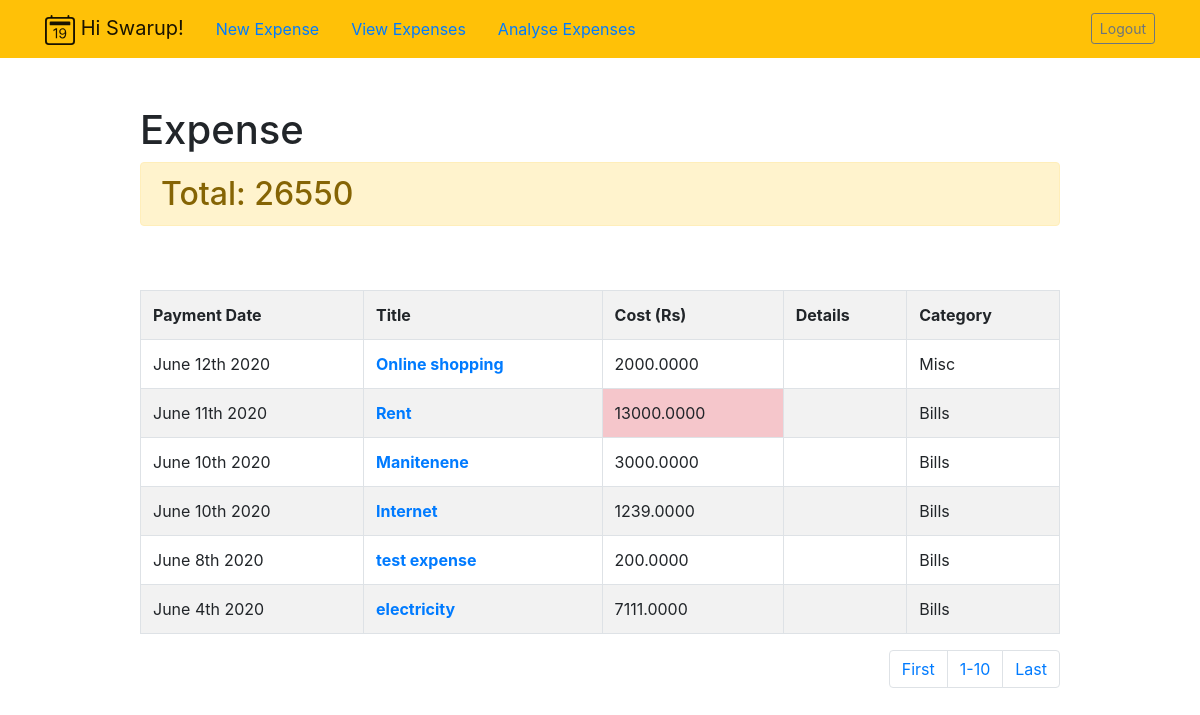
The page /expenses/current/1 (signed in) on the database its author committed.
### expenses/models.py (models this page shows, shortened)
class expense(models.Model):
    title = models.CharField(max_length=100)
    details = models.TextField(blank=True)
    value = models.DecimalField(max_digits=10, decimal_places=4, default =0)
    paymentdate = models.DateTimeField(null=True, blank = True)
    category = models.CharField(max_length=100)
    user = models.ForeignKey(User, on_delete=models.CASCADE)

### expenses/views.py (the view)
# urls.py: path('current/<int:pagination_k>',views.currentexpensespage,name = "currentexpensespage"),
@login_required
def currentexpensespage(request, pagination_k = 1, n=10):
    allexpenses = expense.objects.filter(user=request.user).order_by('-paymentdate')
    maxcount = allexpenses.count
    pagination_list = range(0, len(allexpenses),n)
    if pagination_k==0:
        import pandas as pd
        df=pd.DataFrame(list(allexpenses.values('title','details','value','paymentdate','category')))
        df.to_csv('fullpath_file.csv',index=False)
        pagination_k=1
    else:
        import pandas as pd
        df=pd.DataFrame(list(allexpenses.values('title','details','value','paymentdate','category')))
    allexpenses = allexpenses[((pagination_k//10)*n):(pagination_k+n)]
    if len(allexpenses)>0:
        return render(request,'expenses/currentexpenses.html',{'expenses':allexpenses, 'pagei':pagination_list, 'n':n, 'maxcount':maxcount, 'Total':int(sum(df.value))})
    else:
        return redirect('currentexpenses')

### expenses/templates/expenses/currentexpenses.html
{% extends 'userdata/base.html' %}
{% block content %}
  <div class="row justify-content-center mt-5">
        <div class="col-md-10">
            {% if expenses %}
                 <h1> Expense{{ expenses.count|pluralize }}</h1>
                 {% if Total %}  <h2 class="alert alert-warning"> Total: {{ Total }} </h2> {% endif %}
            {% else %}
                           <h1>Expenses</h1>
            {% endif %}
        </div>
    </div>
    <div class="row justify-content-center mt-5">
        <div class="col-md-10">
        {% if expenses %}
            <div class="list-group">
                <table class="table table table-bordered table-striped">
                     <tr> <th> Payment Date </th> <th> Title </th> <th> Cost (Rs) </th>  <th> Details </th> <th> Category </th> </tr>
                        {% for expense in expenses %}
                                    <tr>
                                        <td>{{ expense.paymentdate|date:'F jS Y' }}</td>
                                        <th> <a href="{% url 'viewexpense' expense.id %}"> {{ expense.title|truncatechars:30 }} </a> </th>
                                        <td {% if expense.value >= 10000 %} class="table-danger" {% endif %}>{{ expense.value }}</td>
                                        <td>{{ expense.details|truncatechars:30 }}</td>
                                        <td>{{ expense.category }}</td>
                                    </tr>
                        {% endfor %}
                </table>
                {% if pagei %}
                    <nav aria-label="Page navigation example">
                      <ul class="pagination justify-content-end">
                        <li class="page-item">
                          <a class="page-link" href="{% url 'currentexpensespage' 1 %}" tabindex=" P ">First</a>
                        </li>
                          {% for i in pagei %}
                                  <li class="page-item"><a class="page-link" href="{% url 'currentexpensespage' i|add:1 %}"> {{ i|add:1 }}-{{ i|add:n }} </a></li>
                        {% endfor %}
                        <li class="page-item">
                          <a class="page-link" href="{% url 'currentexpensespage' maxcount %}">Last</a>
                        </li>
                      </ul>
                    </nav>
                </div>
            {% endif %}
        {% else %}
            <div class="text-center">
                <h2>Looks like you don't have any expense list!.</h2>
            <br>
            <a role="button" class="btn btn-primary" href="{% url 'createexpense'  %}">New Expense</a>
            </div>
        {% endif %}
        </div>
    </div>
{% endblock%}

### userdata/templates/userdata/base.html (shortened to what this page needs)
{% load static %}
<!doctype html>
<html lang="en">
<head>
    <link rel="stylesheet" href="https://stackpath.bootstrapcdn.com/bootstrap/4.4.1/css/bootstrap.min.css">
</head>
<body>
<nav  class="navbar navbar-expand-md navbar-light bg-warning">
<div class="container">
    <a class="navbar-brand" href="{% url 'home' %}">
    {% if user.is_authenticated %}
        <span> Hi {{ user.username }}!</span>
                <a class="nav-link" href="{% url 'createexpense' %}">New Expense</a>
                <a class="nav-link" href="{% url 'currentexpenses' %}">View Expenses</a>
               <a class="nav-link" href="{% url 'monthexpensepage' %}">Analyse Expenses</a>
    {% else %}
        <span>Home</span>
    {% endif %}
    </a>
    <div class="collapse navbar-collapse" id="navbarNav">
    <ul class="navbar-nav ml-auto">
        {% if user.is_authenticated %}
            <li class="nav-item">
                <form  method="POST" action="{% url 'logoutuser' %}">
                    <button class="btn btn-sm btn-outline-secondary" id="signOutBtn" type="submit">Logout</button>
                </form>
            </li>
        {% endif %}
    </ul>
 </div>
</div>
</nav>
<div class="container">
{% block content %}{% endblock %}
</div>
</body>
</html>

### rows shown on the page
expense: paymentdate "June 12th 2020", title "Online shopping", value "2000.0000", category "Misc"
expense: paymentdate "June 11th 2020", title "Rent", value "13000.0000", category "Bills"
expense: paymentdate "June 10th 2020", title "Manitenene", value "3000.0000", category "Bills"
expense: paymentdate "June 10th 2020", title "Internet", value "1239.0000", category "Bills"
expense: paymentdate "June 8th 2020", title "test expense", value "200.0000", category "Bills"
expense: paymentdate "June 4th 2020", title "electricity", value "7111.0000", category "Bills"

### other values the page prints
{{ user.username }} "Swarup"
{{ Total }} "26550"
{{ i|add:1 }} "1"
{{ i|add:n }} "10"
